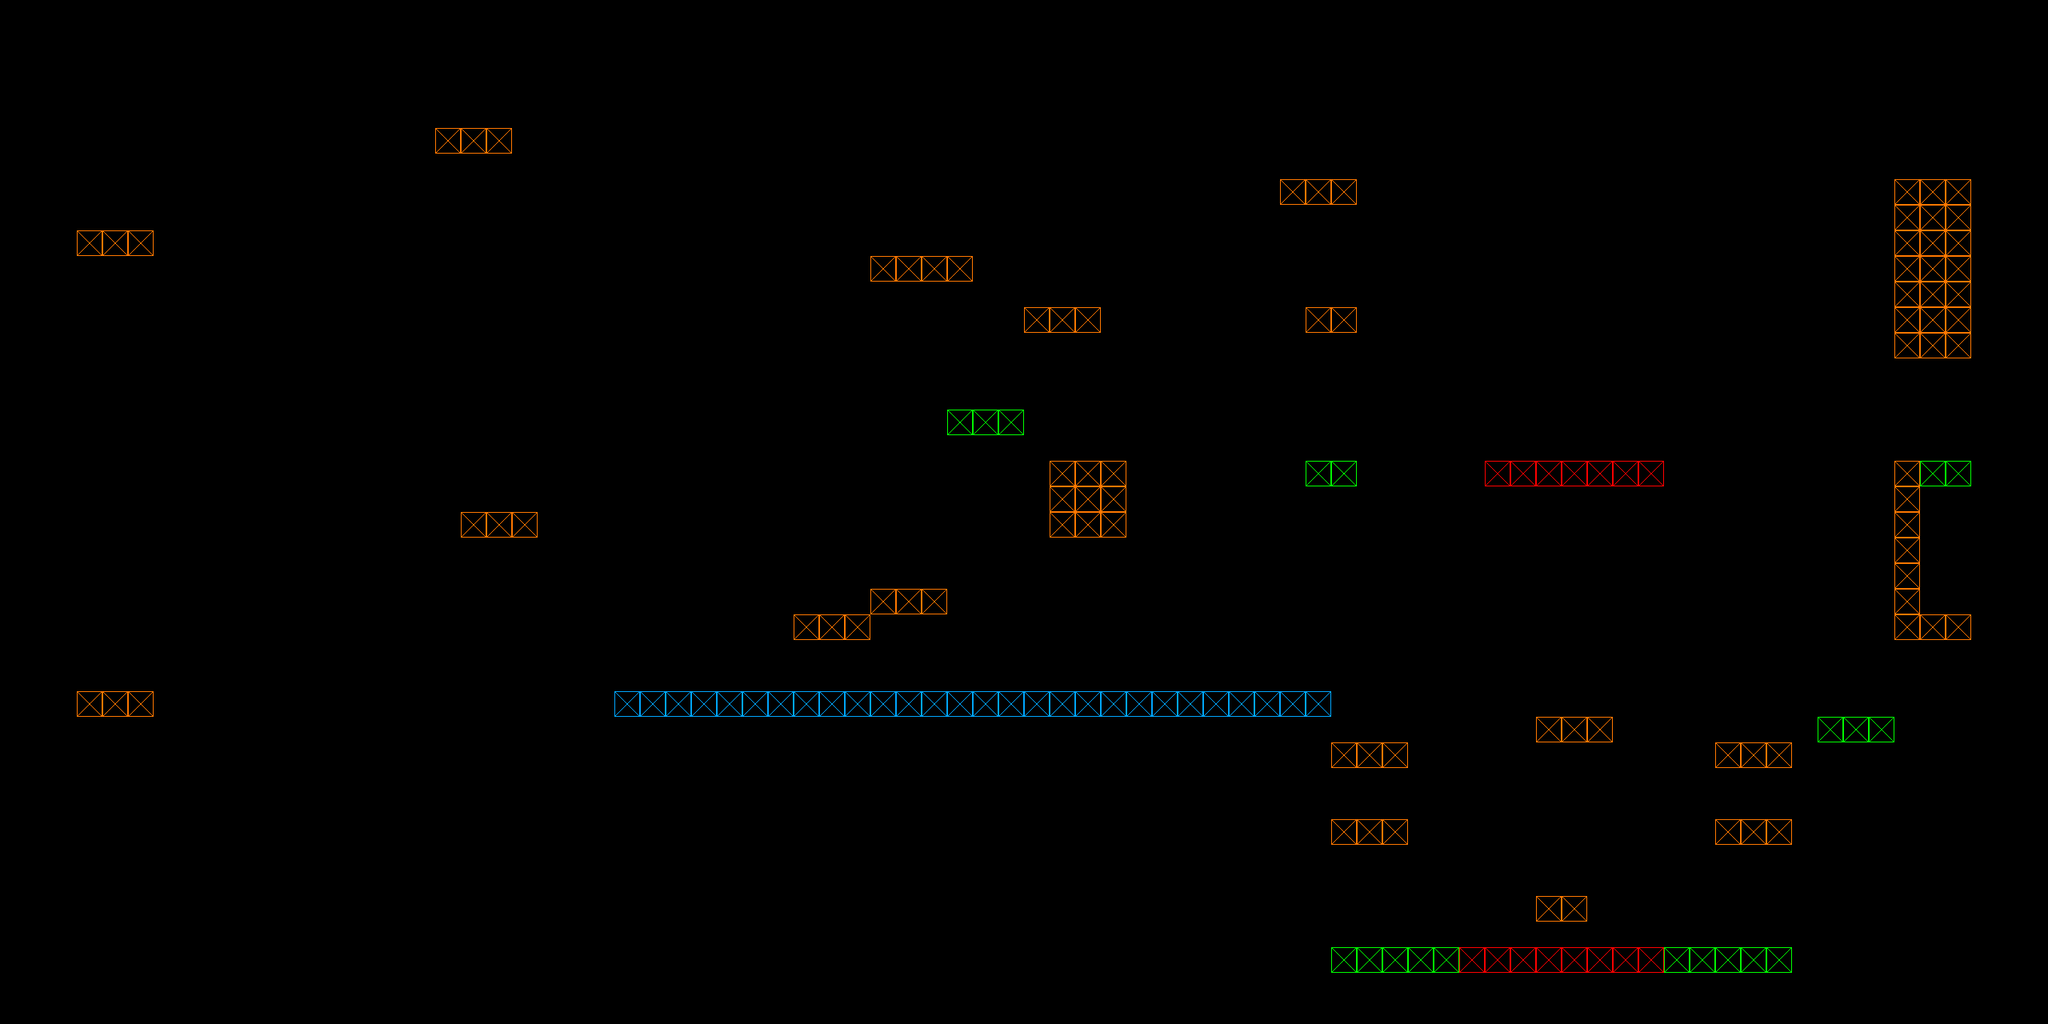

This is a level from a 2D game, rendered from its Tiled map with the project's own tilesets. A one-line summary and the map file follow, with tile-layer data summarised:
An orthogonal 80x40 tile map with 32x32 px tiles, 2 tile layers (prototype, collisions), 2 hidden layers not drawn, 5 tilesets and 27 objects (11x Enemy, 9x Turret, 2x Berserk, Player, Door, ...).

<map version="1.10" tiledversion="1.12.1" orientation="orthogonal" renderorder="right-down" width="80" height="40" tilewidth="32" tileheight="32" infinite="0" nextlayerid="6" nextobjectid="36">
 <editorsettings>
  <export target="../../src/PolyGone/Maps/Level5-Dylan.json" format="json" />
 </editorsettings>
 <tileset firstgid="1" source="../TiledSets/Proto.tsx" />
 <tileset firstgid="65" source="../TiledSets/CollisionTiles.tsx" />
 <tileset firstgid="81" source="../TiledSets/TextureSheet.tsx" />
 <tileset firstgid="145" source="../TiledSets/PlayerSheet.tsx" />
 <tileset firstgid="149" source="../TiledSets/EnemySheet.tsx" />
 <imagelayer id="5" name="background" visible="0" parallaxx="0.8" parallaxy="0.9" repeatx="1" repeaty="1">
  <image source="../../src/PolyGone/Content/Textures/Backgrounds/CastleBackground.png" width="256" height="256" />
 </imagelayer>
 <layer id="1" name="prototype" width="80" height="40">
  <data>[3200 cells, 1637 non-empty, 5 distinct tile ids]</data>
 </layer>
 <layer id="3" name="tiles" width="80" height="40" visible="0">
  <data>[3200 cells, 1637 non-empty, 17 distinct tile ids]</data>
 </layer>
 <objectgroup id="4" name="objects">
  <object id="1" type="Player" gid="145" x="320" y="1184" width="32" height="32" />
  <object id="2" name="Hub" type="Door" x="352" y="1184" width="32" height="32">
   <properties>
    <property name="connects" value="Hub" />
    <property name="loadX" type="int" value="64" />
    <property name="loadY" type="int" value="576" />
   </properties>
  </object>
  <object id="3" name="Goal" type="Goal" x="2272" y="224" width="32" height="32" />
  <object id="4" type="Turret" gid="150" x="576" y="160" width="32" height="32" />
  <object id="5" type="Turret" gid="150" x="608" y="640" width="32" height="32" />
  <object id="6" type="Turret" gid="150" x="1632" y="224" width="32" height="32" />
  <object id="7" type="Turret" gid="150" x="1952" y="896" width="32" height="32" />
  <object id="8" type="Turret" gid="150" x="1312" y="384" width="32" height="32" />
  <object id="9" type="Turret" gid="150" x="2400" y="384" width="32" height="32" />
  <object id="10" type="Turret" gid="150" x="2400" y="288" width="32" height="32" />
  <object id="11" type="Turret" gid="150" x="1344" y="640" width="32" height="32" />
  <object id="12" type="Turret" gid="150" x="2368" y="704" width="32" height="32" />
  <object id="16" type="Enemy" gid="149" x="992" y="864" width="32" height="32" />
  <object id="17" type="Enemy" gid="149" x="1248" y="864" width="32" height="32" />
  <object id="18" type="Berserk" gid="152" x="1472" y="864" width="32" height="32" />
  <object id="19" type="Factory" gid="153" x="832" y="288" width="32" height="32" />
  <object id="20" type="Enemy" gid="149" x="416" y="288" width="32" height="32" />
  <object id="22" type="Frog" gid="151" x="1216" y="512" width="32" height="32" />
  <object id="23" type="Enemy" gid="149" x="1536" y="384" width="32" height="32" />
  <object id="24" type="Enemy" gid="149" x="1760" y="384" width="32" height="32" />
  <object id="27" type="Enemy" gid="149" x="1696" y="1024" width="32" height="32" />
  <object id="28" type="Enemy" gid="149" x="2176" y="928" width="32" height="32" />
  <object id="30" type="Berserk" gid="152" x="2336" y="224" width="32" height="32" />
  <object id="31" type="Enemy" gid="149" x="2144" y="416" width="32" height="32" />
  <object id="33" type="Enemy" gid="149" x="2368" y="576" width="32" height="32" />
  <object id="34" type="Enemy" gid="149" x="2432" y="768" width="32" height="32" />
  <object id="35" type="Enemy" gid="149" x="640" y="288" width="32" height="32" />
 </objectgroup>
 <layer id="2" name="collisions" width="80" height="40">
  <data>[3200 cells, 1637 non-empty, 5 distinct tile ids]</data>
 </layer>
</map>
